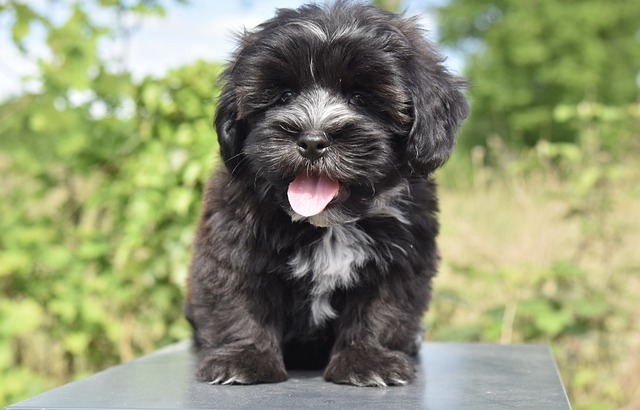
#> input picture histogram/dog.jpg, 640 x 410 px
$ python mask_hist.py
#> lines starting #> are read from the running program, lines starting #| are printed output that depends on the picture
import cv2 as cv
import matplotlib.pyplot as plt
import numpy as np

img=cv.imread('dog.jpg')
#> img is the input picture: shape (410, 640, 3); mean B, G, R 113.3, 147.4, 142.2
cv.imshow('img', img)

gray=cv.cvtColor(img,cv.COLOR_BGR2GRAY)
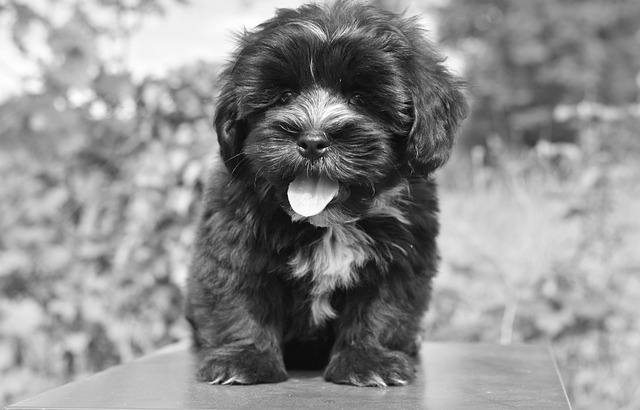
#> gray: shape (410, 640); min 1, max 255, mean 142
cv.imshow('gray',gray)

blank=np.zeros((img.shape[:2]),dtype='uint8')

circle=cv.circle(blank.copy(),(img.shape[1]//2,img.shape[0]//2-75),150,255,-1)

mask=cv.bitwise_and(gray,circle)
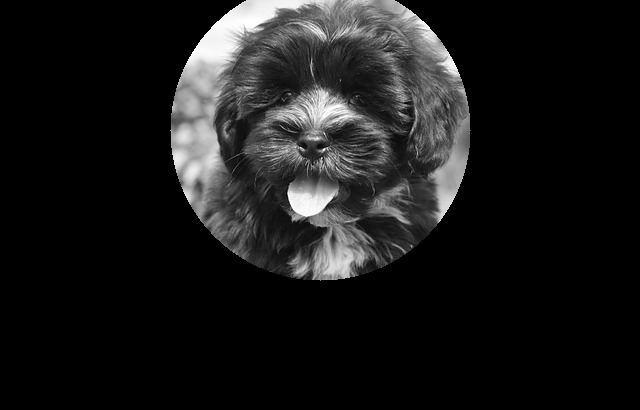
#> mask: shape (410, 640); min 0, max 255, mean 25.8
cv.imshow('mask',mask)

hist=cv.calcHist([gray],[0],mask,[256],[0,256])
#> hist = 256 values, max 763 at index 32, min 0 at index 0, mean 268.5

plt.figure()
plt.title('grayscale histogram')
plt.xlabel('bins')
plt.ylabel('no of pixels')
plt.plot(hist)
plt.xlim([0,256])
plt.show()
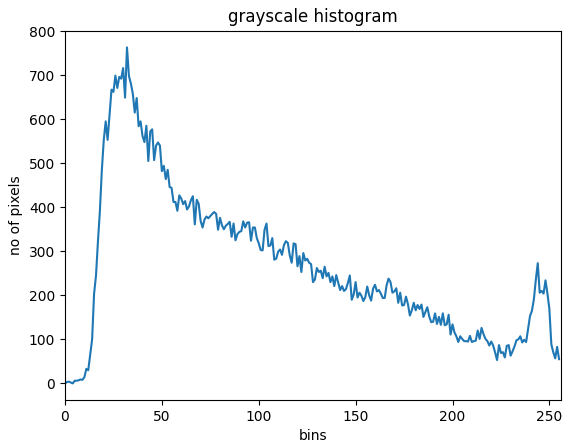
#> figure drawn by matplotlib, 1 panel; curve peaks at x = 32, y = 763


cv.waitKey(0)
